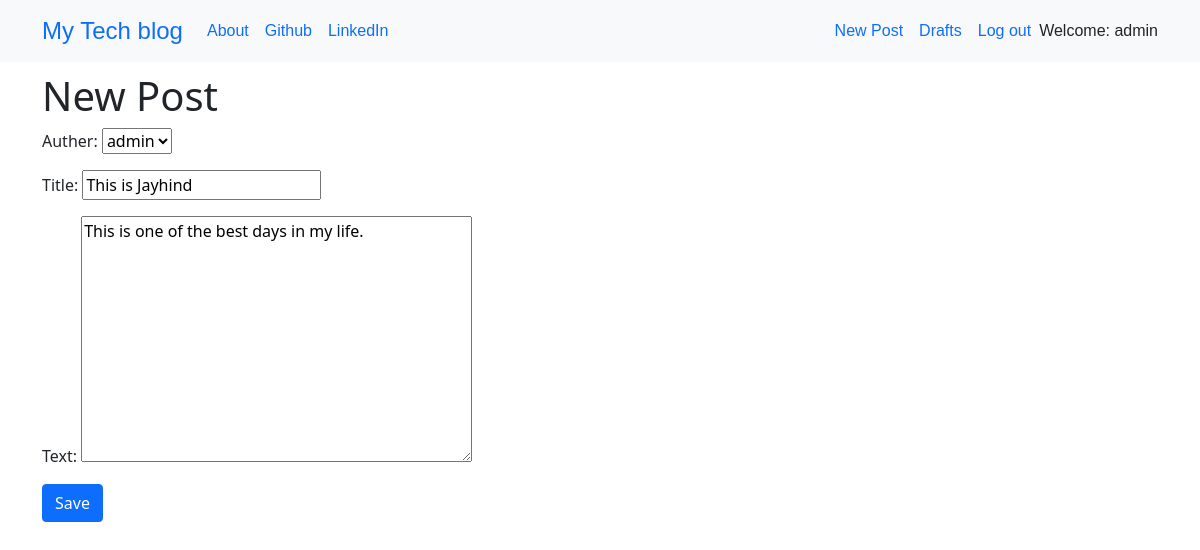
Screenshot of /post/3/edit/ (signed in) with the database file from the repository.
### blog/models.py (models this page shows, shortened)
class Post(models.Model):
    auther = models.ForeignKey('auth.User',on_delete=models.CASCADE)
    title = models.CharField(max_length=200)
    text = models.TextField()
    create_date = models.DateTimeField(default=timezone.now())
    published_date = models.DateTimeField(blank=True,null=True)

### blog/views.py (the view)
# urls.py: path('post/<pk>/edit/',views.PostUpdateView.as_view(),name='post_edit'),
class PostUpdateView(LoginRequiredMixin,UpdateView):
    login_url = '/login/'
    redirect_field_name = 'blog/post_detail.html'
    form_class= PostForm
    model = Post

### blog/forms.py
class PostForm(forms.ModelForm):
    class Meta():
        model = Post
        fields = ('auther','title','text')
        Widget={
            'title':forms.TextInput(attrs={'class':'textinputclass'}),
            'text':forms.Textarea(attrs={'class':'editable medium-editor-textarea'})
        }

### blog/template/blog/post_form.html (shortened to what this page needs)
{% extends "blog/base.html" %}
{% block content %}
    <h1>New Post
    </h1>
    <form class='post-form' action="" method="post">
        {{form.as_p}}
        <button type='submit' class='btn btn-primary'>Save</button>
    </form>
{% endblock content %}

### blog/template/blog/base.html (shortened to what this page needs)
<!DOCTYPE html>
{% load static %}
<html lang="en">
<head>
    <link href="https://cdn.jsdelivr.net/npm/bootstrap@5.0.2/dist/css/bootstrap.min.css" rel="stylesheet">
    <link href="https://maxcdn.bootstrapcdn.com/font-awesome/4.7.0/css/font-awesome.min.css" rel="stylesheet">
    <link rel="stylesheet" href="//cdn.jsdelivr.net/npm/medium-editor@latest/dist/css/medium-editor.min.css" type="text/css" media="screen" charset="utf-8">
    <link rel="stylesheet" href="{% static 'css/blog.css' %}">
</head>
<body class='loader'>
    <div class="navbar navbar-expand-lg bg-light techfont">
        <div class="container">
            <div class="navbar-nav align-items-center">
                <a class="navbar-brand bigbrand" href="{% url 'post_list' %}">My Tech blog</a>
                <a class="nav-item nav-link" href="{% url 'about' %}">About</a>
                <a class="nav-item nav-link" href="https://www.github.com">Github</a>
                <a class="nav-item nav-link" href="https://www.linkedin.com">LinkedIn</a>
              </div>
              <div class="navbar-nav align-items-center ml-auto">
                {% if user.is_authenticated %}
                  <a class="nav-item nav-link" href="{% url 'post_new' %}">New Post</a>
                  <a class="nav-item nav-link" href="{% url 'post_draft_list' %}">Drafts</a>
                  <a class="nav-item nav-link" href="{% url 'logout' %}">Log out</a>
                  <a >Welcome: {{ user.username }}</a>
                {% else %}
                  <a class="nav-item nav-link" href="{% url 'login' %}" aria-label="Login">
                    <span class="fa fa-user" aria-hidden="true"></span></a>
                {% endif %}
              </div>
        </div>
    </div>
    <div class="container content">
        <div class="row">
            <div class="col-md-8">
                <div class="blog_posts">
                    {% block content %}
                    {% endblock content %}
                </div>
            </div>
        </div>
    </div>
</body>
</html>

### blog/static/css/blog.css (style rules this page uses)
.techfont { font-family: 'Russo One',sans-serif; font-size: 1rem; margin-bottom: 10px; }
.bigbrand { font-size: 1.5rem; }
.loader { filter:hue-rotate(0deg); color:linear-gradient(45deg,#0f8,#08f); animation:hue 10000ms infinite linear; }

### rows the page displays
Post: auther "admin", title "This is Jayhind", text "This is one of the best days in my life."

### other values shown
{{ user.username }} "admin"
